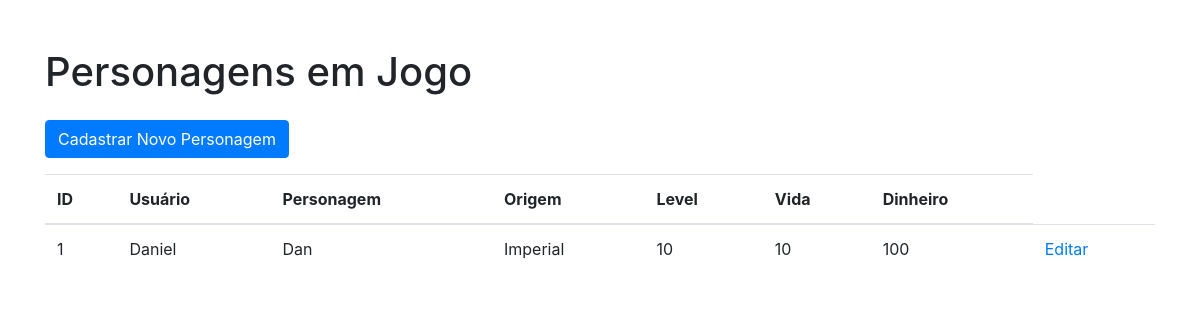
Before: / with the older database file.
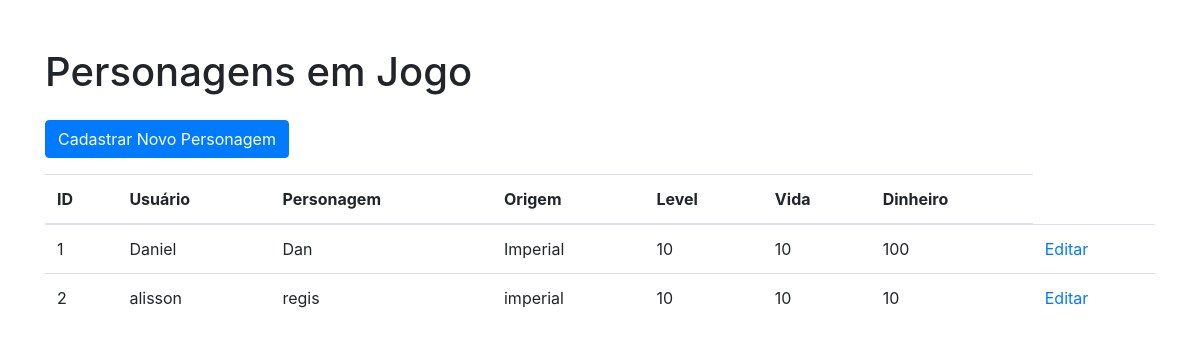
After: the same page with the newer database file.
### tables this page shows
CREATE TABLE "personagens" (
	"id_personagem"	INTEGER,
	"usuario_personagem"	TEXT,
	"personagem_personagem"	TEXT,
	"origem_personagem"	TEXT,
	"level_personagem"	INTEGER,
	"vida_personagem"	INTEGER,
	"dinheiro_personagem"	INTEGER,
	PRIMARY KEY("id_personagem" AUTOINCREMENT)
);

### main.py (the view)
@app.route("/")
def home():
    lista_personagens = repositorio.retornar_personagens()
    return render_template("index.html", dados = lista_personagens)

### repositorio.py (called while the page is built)
def retornar_personagens():
    try:
        conn = sqlite3.connect("RPG.db")
        cursor = conn.cursor()
        sql_select = "SELECT * FROM personagens"
        cursor.execute(sql_select)
        personagens = cursor.fetchall()
        conn.close()
        return personagens
    except:
        return False

### templates/index.html (shortened to what this page needs)
<!DOCTYPE html>
<html lang="pt-br">
    <head>
        <link href="https://stackpath.bootstrapcdn.com/bootstrap/4.5.2/css/bootstrap.min.css" rel="stylesheet">
        <link href="" rel="stylesheet">
    </head>
    <body>
        <div class="container mt-5">
            <h1 class="mb-4"> Personagens em Jogo </h1>
            <a href="{{ url_for('editar_personagem', id = 0) }}" class="btn btn-primary mb-3"> Cadastrar Novo Personagem </a>
            <table class = "table">
                <thead>
                    <tr>
                        <th> ID </th>
                        <th> Usuário </th>
                        <th> Personagem </th>
                        <th> Origem </th>
                        <th> Level </th>
                        <th> Vida </th>
                        <th> Dinheiro </th>
                    </tr>
                </thead>
                <tbody>
                    {% if dados %}
                        {% for id, usuario, personagem, origem, level, vida, dinheiro in dados %}
                            <tr>
                                <td> {{ id }} </td>
                                <td> {{ usuario }} </td>
                                <td> {{ personagem }} </td>
                                <td> {{ origem }} </td>
                                <td> {{ level }} </td>
                                <td> {{ vida }} </td>
                                <td> {{ dinheiro }} </td>
                                <td> <a href="{{ url_for('editar_personagem', id = id) }}"> Editar </a> </td>
                            </tr>
                        {% endfor %}
                    {% else %}
                        <tr>
                            <td colspan="8">Nenhum personagem encontrado</td>
                        </tr>
                    {% endif %}
                </tbody>
            </table>
        </div>
    </body>
</html>

Changed rows visible on the page:
added personagens: id_personagem "2", usuario_personagem "alisson", personagem_personagem "regis", origem_personagem "imperial", level_personagem "10", vida_personagem "10", dinheiro_personagem "10"
